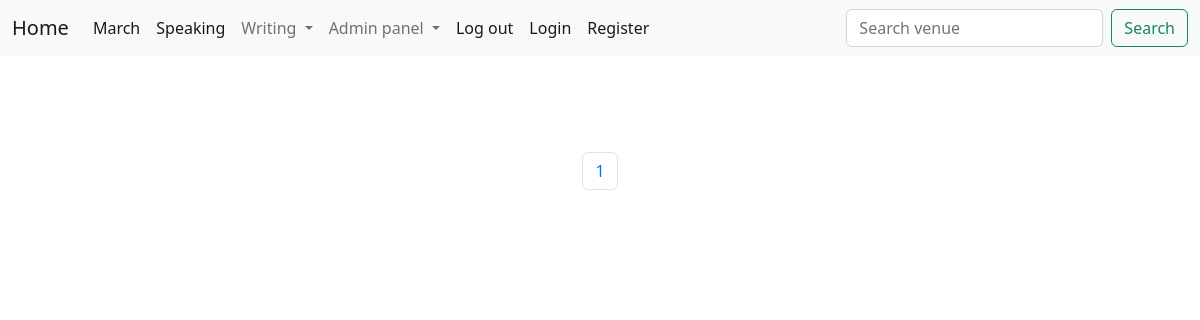
/speakingpart3/, run on an earlier commit of the app's database.
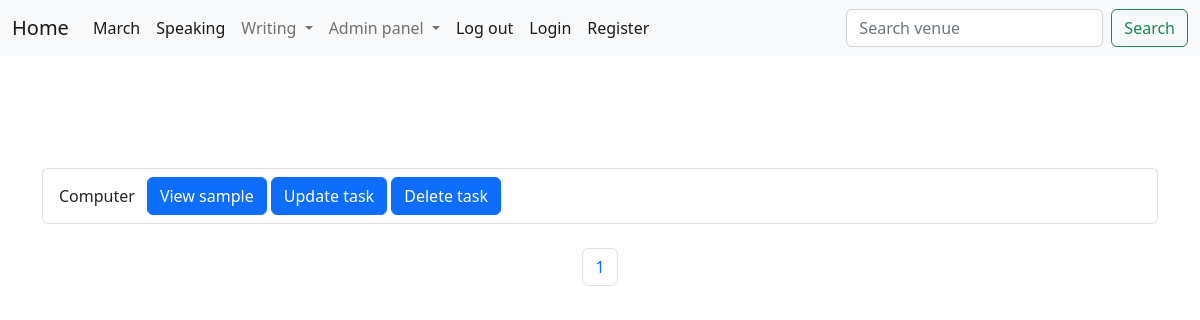
And on a later commit of the database.
### ielts/models.py (models this page shows, shortened)
class speakingpart3(models.Model):
    topic = models.ForeignKey(
        'SpeakingPartThreeTopic',  default="unnamed", on_delete=models.CASCADE)
    question1 = models.CharField(max_length=255)
    answer1 = models.TextField()
    question2 = models.CharField(max_length=255, blank=True)
    answer2 = models.TextField(blank=True)
    question3 = models.CharField(max_length=255, blank=True)
    answer3 = models.TextField(blank=True)
    question4 = models.CharField(max_length=255, blank=True)
    answer4 = models.TextField(blank=True)
    question5 = models.CharField(max_length=255, blank=True)
    answer5 = models.TextField(blank=True)
    question6 = models.CharField(max_length=255, blank=True)
    answer6 = models.TextField(blank=True)
    question7 = models.CharField(max_length=255, blank=True)
    answer7 = models.TextField(blank=True)
    question8 = models.CharField(max_length=255, blank=True)
    answer8 = models.TextField(blank=True)

class SpeakingPartThreeTopic(models.Model):
    title = models.CharField(max_length=255)

### ielts/views.py (the view)
# urls.py: path('speakingpart3/', SpeakingPart3Topic, name='speakingpart3'),
def SpeakingPart3Topic(request):
    listtask = speakingpart3.objects.all
    p = Paginator(speakingpart3.objects.all(), 2)
    page = request.GET.get('page')
    tasks = p.get_page(page)
    nums = "a" * tasks.paginator.num_pages
    return render(request, 'speaking/part3/part3topiclist.html',
                  {"listtask": listtask,
                   "tasks": tasks,
                   "nums": nums,
                   }
                  )

### ielts/templates/speaking/part3/part3topiclist.html (shortened to what this page needs)
{% extends "base.html" %}
{% block content %}
<br/>
<br/>
<br/>
{% for i in tasks %}
<ul class="list-group">
    <li class="list-group-item d-flex justify-content-between align-items-center">
        {{i.topic.title}}
       <div class="container"> <button type="button" class="btn btn-primary"><a class="dropdown-item" aria-current="page" href="#">View sample</a></button>
        <button type="button" class="btn btn-primary"><a class="dropdown-item" aria-current="page" href="#">Update task</a></button>
        <button type="button" class="btn btn-primary"><a class="dropdown-item" aria-current="page" href="#">Delete task</a></button>
    </div>
    </li>
</ul><br/>
{% endfor %}
<nav aria-label="Page navigation example">
    <ul class="pagination  justify-content-center">
{% for i in nums %}
    <li class="page-item"><a class="page-link"  href="?page={{forloop.counter}}">{{forloop.counter}}</a></li>
{% endfor %}
</ul>
</nav>
{% endblock %}

### ielts/templates/base.html (shortened to what this page needs)
<!Doctype html>
<html lang="en">
  <head>
    <link href="https://cdn.jsdelivr.net/npm/bootstrap@5.2.0-beta1/dist/css/bootstrap.min.css" rel="stylesheet">
  </head>
  <body>
    {% include "navbar.html" %}
    <br/>
<div class="container">
  {% block content %}
  {% endblock  %}
</div>
  </body>
</html>

### ielts/templates/navbar.html (shortened to what this page needs)
<nav class="navbar navbar-expand-lg bg-light">
    <div class="container-fluid">
      <a class="navbar-brand" href="{% url 'home' %}">Home</a>
      <div class="collapse navbar-collapse" id="navbarSupportedContent">
        <ul class="navbar-nav me-auto mb-2 mb-lg-0">
          <li class="nav-item">
            <a class="nav-link active" aria-current="page" href="">March</a>
          </li>
          <li class="nav-item">
            <a class="nav-link active" aria-current="page" href="{% url 'speaking'%}">Speaking</a>
          </li>
          <li class="nav-item dropdown">
            <a class="nav-link dropdown-toggle"  id="navbarDropdown" role="button" data-toggle="dropdown" aria-haspopup="true" aria-expanded="false">
              Writing
            </a>
          </li>
          <li class="nav-item dropdown">
            <a class="nav-link dropdown-toggle"  id="navbarDropdown" role="button" data-toggle="dropdown" aria-haspopup="true" aria-expanded="false">
              Admin panel
            </a>
          </li>
         <li class="nav-item">
          <a class="nav-link active" aria-current="page" href="">Log out</a>
        </li>
          <li class="nav-item">
            <a class="nav-link active" aria-current="page" href="">Login</a>
          </li>
          <li class="nav-item">
            <a class="nav-link active" aria-current="page" href="">Register</a>
          </li>
        </ul>
        <form class="d-flex" role="search" method="POST"  action="" > {% csrf_token %}
          <input class="form-control me-2" type="search" placeholder="Search venue" name="searched" aria-label="Search">
          <button class="btn btn-outline-success" type="submit">Search</button>
        </form>
      </div>
    </div>
  </nav>

What changed in the data, as far as the page shows it:
added speakingpart3: topic "Computer"
